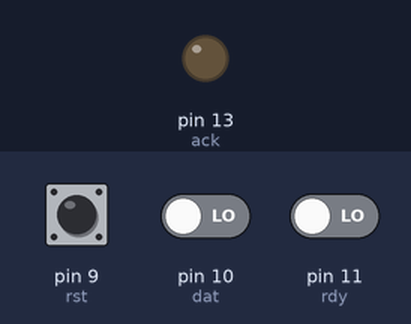
Recording of a sketch running on a simulated Arduino Uno, built with avr-gcc and run on an emulated ATmega328P. Shown: output pins drawn as LEDs (lit = HIGH). Inputs (shaded band) come from the test bench; at power-on: pin 11 (rdy) LOW, pin 9 (rst) HIGH, pin 10 (dat) LOW.

Above: at 1.2 s.
1.3 s: pin 11 (rdy) driven HIGH
At 2.0 s:
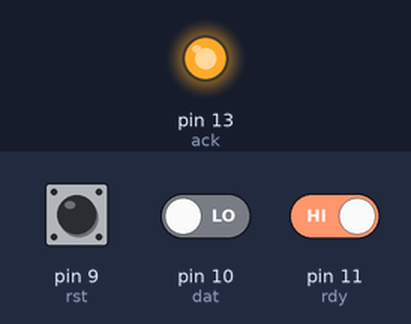
2.8 s: pin 11 (rdy) driven LOW
At 3.1 s:
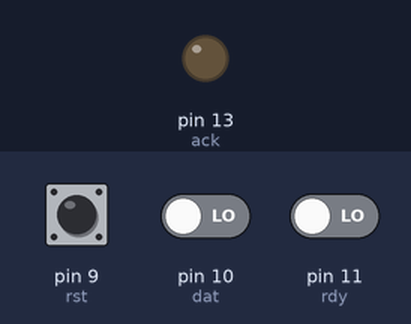
Timing chart, 0 to 5.8 s (numbered marks = the images above; inputs shaded):
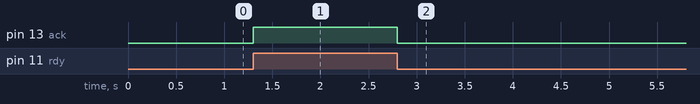

Measured:
- after the input at 1.3 s, pin 13 (ack): LOW → HIGH at once
- after the input at 2.8 s, pin 13 (ack): HIGH → LOW at once

The sketch:

pcdiskreader.ino
```cpp
/*

   Chuck Sommerville 2020
   Apple II 2 Arduino glue
   This reads bit banged serial from the Apple II game port and sends it out the USB serial port
   to be captured by a PC.

   pin function
   9    reset - resets the communication
   10   data - the data bit
   11   rdy - indicator that there is a bit ready form the Apple
   13   ack - acknoledge to the Apple that the bit has been read
*/

const int rst = 9;    // (15) c05c c05d
const int dat = 10;    // (13) c058 c059
const int rdy = 11;    // (14) c05a c05b
const int ack = 13;    // (2) c061

void setup() {
  Serial.begin (230400);
  pinMode(ack, OUTPUT);
  pinMode(dat, INPUT);
  pinMode(rdy, INPUT);

}

int readbyte()
{
  int v = 0;
  int i;
  for (i = 0; i < 8; i++)
  {
    while (digitalRead(rdy) == HIGH)
    {
      if (digitalRead(rst) == LOW)
      {
        i = 0;
        v = 0;
      }
    }
    v *= 2;
    if (digitalRead(dat) == HIGH)
    {
      v++;
    }
    digitalWrite(ack, LOW);       // signal got it
    while (digitalRead(rdy) == LOW)
    {
      if (digitalRead(rst) == LOW)
      {
        i = 0;
        v = 0;
      }
    }
    digitalWrite(ack, HIGH);       // signal done
  }
  return v;
}

void loop() {
  Serial.write(readbyte());
}
```
